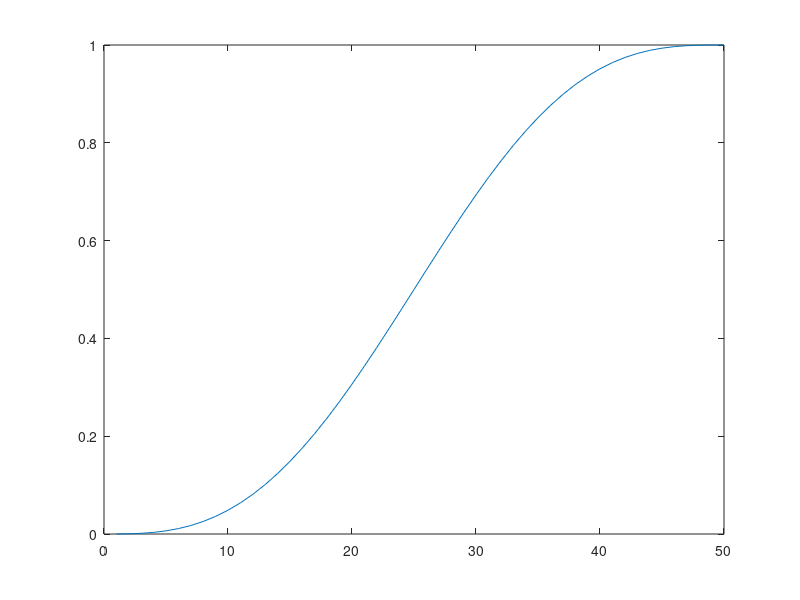

MATLAB code to generate this figure: (Note: this script raises an error after producing the figure.)
% http://letsmakerobots.com/node/31697
step_num=50;

t_full=1:step_num;
max_angle=1;

angle_full = zeros(size(t_full));

for tstep = t_full
    
 
angle_full(tstep) =(max_angle/pi) * (((pi / step_num) * tstep) - (cos((pi /step_num) * tstep)* sin((pi /step_num) * tstep)));
end

plot(t_full,angle_full)
%we can calc curve once and then scale - for speed

%%

ard_angle = [0.00000,0.00005,0.00042,0.00141,0.00333,0.00645,0.01105,0.01737,0.02562,0.03599,0.04863,0.06366,0.08116,0.10116,0.12366,0.14863,0.17599,0.20562,0.23737,0.27105,0.30645,0.34333,0.38141,0.42042,0.46005,0.50000,0.53995,0.57958,0.61859,0.65667,0.69355,0.72895,0.76263,0.79438,0.82401,0.85137,0.87634,0.89884,0.91884,0.93634,0.95137,0.96401,0.97438,0.98263,0.98895,0.99355,0.99667,0.99859,0.99958,0.99995];

ard_angle45=[0.00000,0.00237,0.01889,0.06350,0.14969,0.29030,0.49729,0.78161,1.15295,1.61965,2.18856,2.86489,3.65216,4.55216,5.56489,6.68856,7.91965,9.25295,10.68161,12.19729,13.79030,15.44969,17.16350,18.91889,20.70237,22.50000,24.29764,26.08111,27.83650,29.55031,31.20970,32.80271,34.31839,35.74706,37.08035,38.31144,39.43512,40.44784,41.34784,42.13511,42.81144,43.38034,43.84705,44.21840,44.50271,44.70970,44.85031,44.93650,44.98111,44.99763];
ard_us45=[544,544,544,544,545,546,549,552,555,560,566,573,581,590,601,612,625,639,654,669,686,703,720,739,757,776,794,812,831,848,865,882,897,912,926,939,950,961,970,978,985,991,996,999,1002,1005,1006,1007,1007,1007];
%% mapping test

min_pw =       544; 
max_pw   =   2400; 

target_angle = 98;
current_angle = 102;

us_45 = map_ard(current_angle + (angle_full * target_angle), 0, 180, min_pw, max_pw);

plot(us_45)